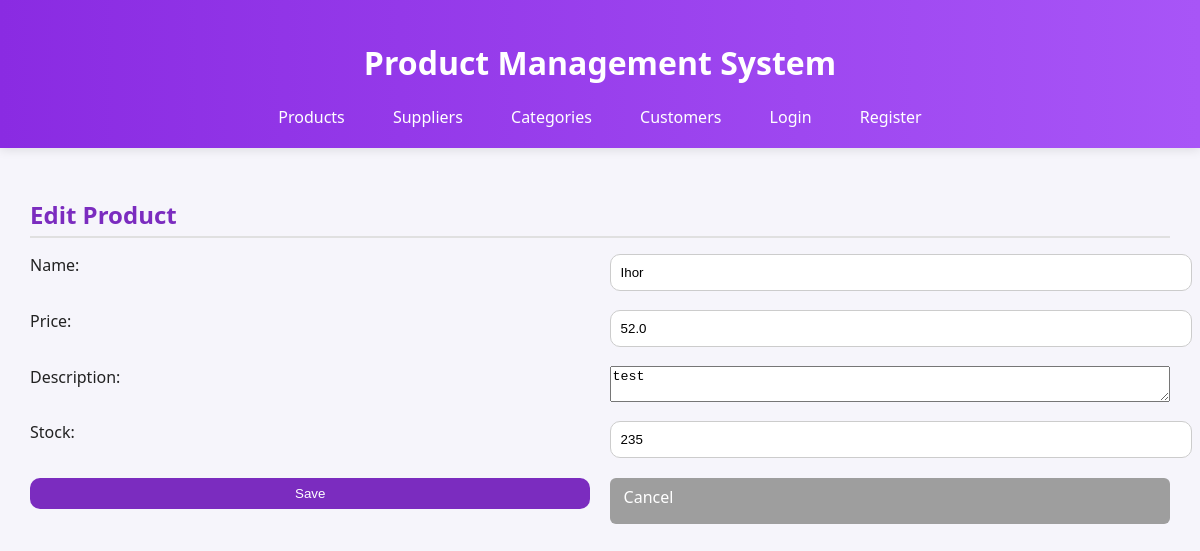
The page /edit/product/1 on the database its author committed.
### models.py (models this page shows)
class Product(db.Model):
    id = db.Column(db.Integer, primary_key=True)
    name = db.Column(db.String(120), nullable=False)
    price = db.Column(db.Float, nullable=False)
    supplier_id = db.Column(db.Integer, db.ForeignKey('supplier.id'))
    category_id = db.Column(db.Integer, db.ForeignKey('category.id'))
    description = db.Column(db.String(255))
    stock = db.Column(db.Integer, default=0)

### routes.py (the view, shortened to what this page needs)
@app.route('/edit/<model>/<int:item_id>', methods=['GET', 'POST'])
def edit_item(model, item_id):
    model_map = {
        'product': Product,
        'supplier': Supplier,
        'category': Category,
        'customer': Customer
    }
    Model = model_map.get(model)
    if not Model:
        return "Invalid model", 404
    item = Model.query.get_or_404(item_id)
    plural_map = {
        'product': None,
        'supplier': 'suppliers',
        'category': 'categories',
        'customer': 'customers'
    }
    return_page = plural_map.get(model)
    return render_template(
        'edit_item.html',
        item=item,
        model=model,
        return_page=return_page
    )

### routes.py (called while the page is built)
@app.context_processor
def inject_user_status():
    return {'logged_in': 'user_id' in session}

### templates/edit_item.html (shortened to what this page needs)
{% extends "base.html" %}
{% block content %}
<div class="card">
  <h2>Edit {{ model.capitalize() }}</h2>
  <form method="POST">
    {% if model == 'product' %}
      <label>Name:</label>
      <input type="text" name="name" value="{{ item.name }}" required>
      <label>Price:</label>
      <input type="number" step="0.01" name="price" value="{{ item.price }}" required>
      <label>Description:</label>
      <textarea name="description">{{ item.description or '' }}</textarea>
      <label>Stock:</label>
      <input type="number" name="stock" value="{{ item.stock or 0 }}">
    {% elif model == 'supplier' %}
      <label>Name:</label>
      <input type="text" name="name" value="{{ item.name }}" required>
      <label>Phone:</label>
      <input type="text" name="phone" value="{{ item.phone or '' }}">
    {% elif model == 'category' %}
      <label>Name:</label>
      <input type="text" name="name" value="{{ item.name }}" required>
    {% elif model == 'customer' %}
      <label>Name:</label>
      <input type="text" name="name" value="{{ item.name }}" required>
      <label>Email:</label>
      <input type="email" name="email" value="{{ item.email or '' }}">
    {% endif %}
    <button type="submit" class="btn-add">Save</button>
    <a href="{{ url_for(return_page) if return_page else url_for('index') }}" class="btn-cancel">Cancel</a>
  </form>
</div>
{% endblock %}

### static/style.css (style rules this page uses)
body { font-family: "Poppins", sans-serif; background: #f4f3f7; color: #222; margin: 0; padding: 0; }
h2 { color: #7B2CBF; border-bottom: 2px solid #E0E0E0; padding-bottom: 5px; margin-bottom: 1rem; }
form { display: grid; grid-template-columns: 1fr 1fr; gap: 1.2rem; }
input[type="text"], input[type="number"], input[type="email"], input[type="password"], select { width: 100%; padding: 10px; border-radius: 10px; border: 1px solid #ccc; transition: 0.3s; }
button, input[type="submit"] { background: #7B2CBF; color: white; border: none; padding: 0.8rem 1rem; border-radius: 10px; cursor: pointer; transition: 0.3s; }
.btn-add { display: inline-block; background: #7B2CBF; color: white; padding: 8px 16px; border-radius: 10px; text-decoration: none; transition: 0.3s; margin-bottom: 15px; }
.btn-cancel { background: #9e9e9e; color: white; padding: 8px 14px; border-radius: 6px; text-decoration: none; font-weight: 500; transition: 0.2s; }

### templates/base.html (style rules this page uses)
body { font-family: 'Segoe UI', sans-serif; background-color: #f6f5fb; margin: 0; padding: 0; }

### rows shown on the page
Product: name "Ihor", price "52.0", description "test", stock "235"

### other values the page prints
{{ model.capitalize() }} "Product"
